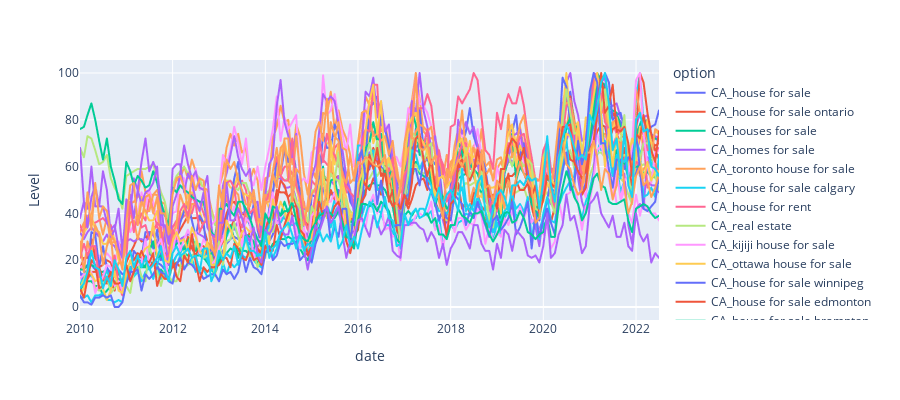

Write notebook code for a chart like this one.
### Code cell
time_start = 72 #Jan-2010

df_house_index = df_house_index[time_start:]

fig = px.line(df_house_index, color='variable',labels=dict(index="time", value="Level", variable="option"), width=900, height=400)
fig.show()

### Figure 1 — Plotly figure (JSON) as saved in the notebook; plotly's stock layout.template omitted (floating-point values rounded to 4 significant figures; data arrays with more than 128 entries replaced by an {"elided": "..."} marker saying what was removed)
{"data": [{"hovertemplate": "option=CA_house for sale<br>date=%{x}<br>Level=%{y}<extra></extra>", "legendgroup": "CA_house for sale", "line": {"color": "#636efa", "dash": "solid"}, "marker": {"symbol": "circle"}, "mode": "lines", "name": "CA_house for sale", "showlegend": true, "type": "scattergl", "x": {"elided": "151 str values"}, "xaxis": "x", "y": {"elided": "151 int values"}, "yaxis": "y"}, {"hovertemplate": "option=CA_house for sale ontario<br>date=%{x}<br>Level=%{y}<extra></extra>", "legendgroup": "CA_house for sale ontario", "line": {"color": "#EF553B", "dash": "solid"}, "marker": {"symbol": "circle"}, "mode": "lines", "name": "CA_house for sale ontario", "showlegend": true, "type": "scattergl", "x": {"elided": "151 str values"}, "xaxis": "x", "y": {"elided": "151 int values"}, "yaxis": "y"}, {"hovertemplate": "option=CA_houses for sale<br>date=%{x}<br>Level=%{y}<extra></extra>", "legendgroup": "CA_houses for sale", "line": {"color": "#00cc96", "dash": "solid"}, "marker": {"symbol": "circle"}, "mode": "lines", "name": "CA_houses for sale", "showlegend": true, "type": "scattergl", "x": {"elided": "151 str values"}, "xaxis": "x", "y": {"elided": "151 int values"}, "yaxis": "y"}, {"hovertemplate": "option=CA_homes for sale<br>date=%{x}<br>Level=%{y}<extra></extra>", "legendgroup": "CA_homes for sale", "line": {"color": "#ab63fa", "dash": "solid"}, "marker": {"symbol": "circle"}, "mode": "lines", "name": "CA_homes for sale", "showlegend": true, "type": "scattergl", "x": {"elided": "151 str values"}, "xaxis": "x", "y": {"elided": "151 int values"}, "yaxis": "y"}, {"hovertemplate": "option=CA_toronto house for sale<br>date=%{x}<br>Level=%{y}<extra></extra>", "legendgroup": "CA_toronto house for sale", "line": {"color": "#FFA15A", "dash": "solid"}, "marker": {"symbol": "circle"}, "mode": "lines", "name": "CA_toronto house for sale", "showlegend": true, "type": "scattergl", "x": {"elided": "151 str values"}, "xaxis": "x", "y": {"elided": "151 int values"}, "yaxis": "y"}, {"hovertemplate": "option=CA_house for sale calgary<br>date=%{x}<br>Level=%{y}<extra></extra>", "legendgroup": "CA_house for sale calgary", "line": {"color": "#19d3f3", "dash": "solid"}, "marker": {"symbol": "circle"}, "mode": "lines", "name": "CA_house for sale calgary", "showlegend": true, "type": "scattergl", "x": {"elided": "151 str values"}, "xaxis": "x", "y": {"elided": "151 int values"}, "yaxis": "y"}, {"hovertemplate": "option=CA_house for rent<br>date=%{x}<br>Level=%{y}<extra></extra>", "legendgroup": "CA_house for rent", "line": {"color": "#FF6692", "dash": "solid"}, "marker": {"symbol": "circle"}, "mode": "lines", "name": "CA_house for rent", "showlegend": true, "type": "scattergl", "x": {"elided": "151 str values"}, "xaxis": "x", "y": {"elided": "151 int values"}, "yaxis": "y"}, {"hovertemplate": "option=CA_real estate<br>date=%{x}<br>Level=%{y}<extra></extra>", "legendgroup": "CA_real estate", "line": {"color": "#B6E880", "dash": "solid"}, "marker": {"symbol": "circle"}, "mode": "lines", "name": "CA_real estate", "showlegend": true, "type": "scattergl", "x": {"elided": "151 str values"}, "xaxis": "x", "y": {"elided": "151 int values"}, "yaxis": "y"}, {"hovertemplate": "option=CA_kijiji house for sale<br>date=%{x}<br>Level=%{y}<extra></extra>", "legendgroup": "CA_kijiji house for sale", "line": {"color": "#FF97FF", "dash": "solid"}, "marker": {"symbol": "circle"}, "mode": "lines", "name": "CA_kijiji house for sale", "showlegend": true, "type": "scattergl", "x": {"elided": "151 str values"}, "xaxis": "x", "y": {"elided": "151 int values"}, "yaxis": "y"}, {"hovertemplate": "option=CA_ottawa house for sale<br>date=%{x}<br>Level=%{y}<extra></extra>", "legendgroup": "CA_ottawa house for sale", "line": {"color": "#FECB52", "dash": "solid"}, "marker": {"symbol": "circle"}, "mode": "lines", "name": "CA_ottawa house for sale", "showlegend": true, "type": "scattergl", "x": {"elided": "151 str values"}, "xaxis": "x", "y": {"elided": "151 int values"}, "yaxis": "y"}, {"hovertemplate": "option=CA_house for sale winnipeg<br>date=%{x}<br>Level=%{y}<extra></extra>", "legendgroup": "CA_house for sale winnipeg", "line": {"color": "#636efa", "dash": "solid"}, "marker": {"symbol": "circle"}, "mode": "lines", "name": "CA_house for sale winnipeg", "showlegend": true, "type": "scattergl", "x": {"elided": "151 str values"}, "xaxis": "x", "y": {"elided": "151 int values"}, "yaxis": "y"}, {"hovertemplate": "option=CA_house for sale edmonton<br>date=%{x}<br>Level=%{y}<extra></extra>", "legendgroup": "CA_house for sale edmonton", "line": {"color": "#EF553B", "dash": "solid"}, "marker": {"symbol": "circle"}, "mode": "lines", "name": "CA_house for sale edmonton", "showlegend": true, "type": "scattergl", "x": {"elided": "151 str values"}, "xaxis": "x", "y": {"elided": "151 int values"}, "yaxis": "y"}, {"hovertemplate": "option=CA_house for sale brampton<br>date=%{x}<br>Level=%{y}<extra></extra>", "legendgroup": "CA_house for sale brampton", "line": {"color": "#00cc96", "dash": "solid"}, "marker": {"symbol": "circle"}, "mode": "lines", "name": "CA_house for sale brampton", "showlegend": true, "type": "scattergl", "x": {"elided": "151 str values"}, "xaxis": "x", "y": {"elided": "151 int values"}, "yaxis": "y"}, {"hovertemplate": "option=CA_remax house for sale<br>date=%{x}<br>Level=%{y}<extra></extra>", "legendgroup": "CA_remax house for sale", "line": {"color": "#ab63fa", "dash": "solid"}, "marker": {"symbol": "circle"}, "mode": "lines", "name": "CA_remax house for sale", "showlegend": true, "type": "scattergl", "x": {"elided": "151 str values"}, "xaxis": "x", "y": {"elided": "151 int values"}, "yaxis": "y"}, {"hovertemplate": "option=CA_vancouver house for sale<br>date=%{x}<br>Level=%{y}<extra></extra>", "legendgroup": "CA_vancouver house for sale", "line": {"color": "#FFA15A", "dash": "solid"}, "marker": {"symbol": "circle"}, "mode": "lines", "name": "CA_vancouver house for sale", "showlegend": true, "type": "scattergl", "x": {"elided": "151 str values"}, "xaxis": "x", "y": {"elided": "151 int values"}, "yaxis": "y"}, {"hovertemplate": "option=CA_surrey house for sale<br>date=%{x}<br>Level=%{y}<extra></extra>", "legendgroup": "CA_surrey house for sale", "line": {"color": "#19d3f3", "dash": "solid"}, "marker": {"symbol": "circle"}, "mode": "lines", "name": "CA_surrey house for sale", "showlegend": true, "type": "scattergl", "x": {"elided": "151 str values"}, "xaxis": "x", "y": {"elided": "151 int values"}, "yaxis": "y"}, {"hovertemplate": "option=CA_house for sale mississauga<br>date=%{x}<br>Level=%{y}<extra></extra>", "legendgroup": "CA_house for sale mississauga", "line": {"color": "#FF6692", "dash": "solid"}, "marker": {"symbol": "circle"}, "mode": "lines", "name": "CA_house for sale mississauga", "showlegend": true, "type": "scattergl", "x": {"elided": "151 str values"}, "xaxis": "x", "y": {"elided": "151 int values"}, "yaxis": "y"}, {"hovertemplate": "option=CA_hamilton house for sale<br>date=%{x}<br>Level=%{y}<extra></extra>", "legendgroup": "CA_hamilton house for sale", "line": {"color": "#B6E880", "dash": "solid"}, "marker": {"symbol": "circle"}, "mode": "lines", "name": "CA_hamilton house for sale", "showlegend": true, "type": "scattergl", "x": {"elided": "151 str values"}, "xaxis": "x", "y": {"elided": "151 int values"}, "yaxis": "y"}, {"hovertemplate": "option=CA_house for sale in calgary<br>date=%{x}<br>Level=%{y}<extra></extra>", "legendgroup": "CA_house for sale in calgary", "line": {"color": "#FF97FF", "dash": "solid"}, "marker": {"symbol": "circle"}, "mode": "lines", "name": "CA_house for sale in calgary", "showlegend": true, "type": "scattergl", "x": {"elided": "151 str values"}, "xaxis": "x", "y": {"elided": "151 int values"}, "yaxis": "y"}, {"hovertemplate": "option=CA_house for sale in brampton<br>date=%{x}<br>Level=%{y}<extra></extra>", "legendgroup": "CA_house for sale in brampton", "line": {"color": "#FECB52", "dash": "solid"}, "marker": {"symbol": "circle"}, "mode": "lines", "name": "CA_house for sale in brampton", "showlegend": true, "type": "scattergl", "x": {"elided": "151 str values"}, "xaxis": "x", "y": {"elided": "151 int values"}, "yaxis": "y"}, {"hovertemplate": "option=CA_house for sale in surrey<br>date=%{x}<br>Level=%{y}<extra></extra>", "legendgroup": "CA_house for sale in surrey", "line": {"color": "#636efa", "dash": "solid"}, "marker": {"symbol": "circle"}, "mode": "lines", "name": "CA_house for sale in surrey", "showlegend": true, "type": "scattergl", "x": {"elided": "151 str values"}, "xaxis": "x", "y": {"elided": "151 int values"}, "yaxis": "y"}, {"hovertemplate": "option=CA_house for sale windsor<br>date=%{x}<br>Level=%{y}<extra></extra>", "legendgroup": "CA_house for sale windsor", "line": {"color": "#EF553B", "dash": "solid"}, "marker": {"symbol": "circle"}, "mode": "lines", "name": "CA_house for sale windsor", "showlegend": true, "type": "scattergl", "x": {"elided": "151 str values"}, "xaxis": "x", "y": {"elided": "151 int values"}, "yaxis": "y"}, {"hovertemplate": "option=CA_for sale by owner<br>date=%{x}<br>Level=%{y}<extra></extra>", "legendgroup": "CA_for sale by owner", "line": {"color": "#00cc96", "dash": "solid"}, "marker": {"symbol": "circle"}, "mode": "lines", "name": "CA_for sale by owner", "showlegend": true, "type": "scattergl", "x": {"elided": "151 str values"}, "xaxis": "x", "y": {"elided": "151 int values"}, "yaxis": "y"}, {"hovertemplate": "option=CA_house for sale by owner<br>date=%{x}<br>Level=%{y}<extra></extra>", "legendgroup": "CA_house for sale by owner", "line": {"color": "#ab63fa", "dash": "solid"}, "marker": {"symbol": "circle"}, "mode": "lines", "name": "CA_house for sale by owner", "showlegend": true, "type": "scattergl", "x": {"elided": "151 str values"}, "xaxis": "x", "y": {"elided": "151 int values"}, "yaxis": "y"}, {"hovertemplate": "option=CA_house for sale in toronto<br>date=%{x}<br>Level=%{y}<extra></extra>", "legendgroup": "CA_house for sale in toronto", "line": {"color": "#FFA15A", "dash": "solid"}, "marker": {"symbol": "circle"}, "mode": "lines", "name": "CA_house for sale in toronto", "showlegend": true, "type": "scattergl", "x": {"elided": "151 str values"}, "xaxis": "x", "y": {"elided": "151 int values"}, "yaxis": "y"}, {"hovertemplate": "option=CA_house for sale montreal<br>date=%{x}<br>Level=%{y}<extra></extra>", "legendgroup": "CA_house for sale montreal", "line": {"color": "#19d3f3", "dash": "solid"}, "marker": {"symbol": "circle"}, "mode": "lines", "name": "CA_house for sale montreal", "showlegend": true, "type": "scattergl", "x": {"elided": "151 str values"}, "xaxis": "x", "y": {"elided": "151 int values"}, "yaxis": "y"}], "layout": {"height": 400, "legend": {"title": {"text": "option"}, "tracegroupgap": 0}, "margin": {"t": 60}, "width": 900, "xaxis": {"anchor": "y", "domain": [0, 1], "title": {"text": "date"}}, "yaxis": {"anchor": "x", "domain": [0, 1], "title": {"text": "Level"}}}}
